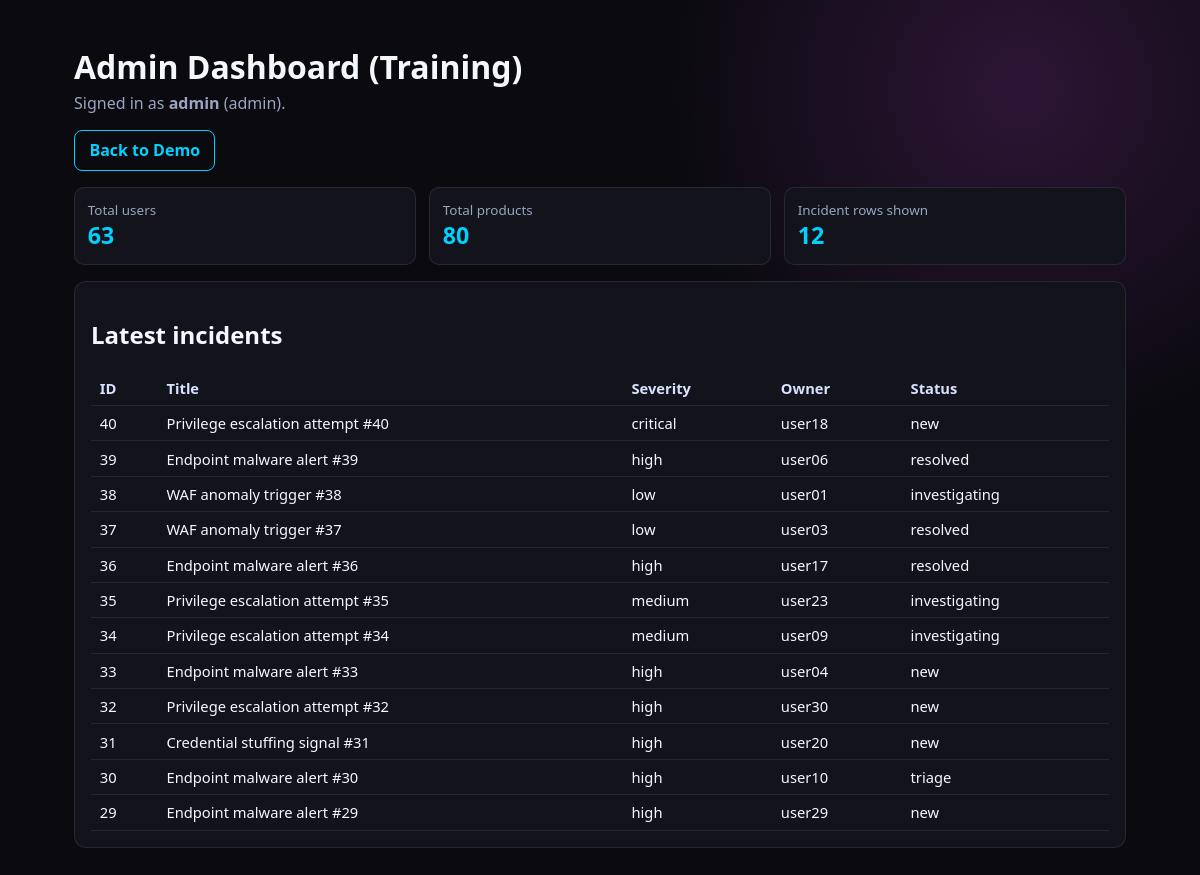
The page /admin (signed in) on the database its author committed.
### tables this page shows
CREATE TABLE incidents (
                id INTEGER PRIMARY KEY AUTOINCREMENT,
                title TEXT NOT NULL,
                severity TEXT NOT NULL,
                owner TEXT NOT NULL,
                status TEXT NOT NULL
            );

### app/app.py (the view)
@app.route("/admin")
def admin():
    current_user = session.get("user")
    if not current_user or current_user.get("role") != "admin":
        log_event("role_access_denied", {"path": "/admin", "user": current_user})
        return redirect(url_for("index"))
    with db_conn() as conn:
        users_count = conn.execute("SELECT COUNT(*) FROM users").fetchone()[0]
        products_count = conn.execute("SELECT COUNT(*) FROM products").fetchone()[0]
        incidents = conn.execute(
            "SELECT id, title, severity, owner, status FROM incidents ORDER BY id DESC LIMIT 12"
        ).fetchall()
    return render_template(
        "admin.html",
        current_user=current_user,
        users_count=users_count,
        products_count=products_count,
        incidents=incidents,
    )

### app/app.py (called while the page is built)
def db_conn() -> sqlite3.Connection:
    conn = sqlite3.connect(DB_PATH)
    conn.row_factory = sqlite3.Row
    return conn

### app/templates/admin.html (shortened to what this page needs)
<!DOCTYPE html>
<html lang="en">
<head>
    <link rel="stylesheet" href="{{ url_for('static', filename='style.css') }}">
</head>
<body>
    <main class="container">
        <header class="hero">
            <h1>Admin Dashboard (Training)</h1>
            <p>Signed in as <strong>{{ current_user.username }}</strong> ({{ current_user.role }}).</p>
            <a class="btn ghost" href="{{ url_for('index') }}">Back to Demo</a>
        </header>
        <section class="stats">
            <article class="stat-card"><span>Total users</span><strong>{{ users_count }}</strong></article>
            <article class="stat-card"><span>Total products</span><strong>{{ products_count }}</strong></article>
            <article class="stat-card"><span>Incident rows shown</span><strong>{{ incidents|length }}</strong></article>
        </section>
        <section class="card">
            <h2>Latest incidents</h2>
            <div class="table-wrap">
                <table>
                    <thead>
                        <tr><th>ID</th><th>Title</th><th>Severity</th><th>Owner</th><th>Status</th></tr>
                    </thead>
                    <tbody>
                        {% for incident in incidents %}
                        <tr>
                            <td>{{ incident.id }}</td>
                            <td>{{ incident.title }}</td>
                            <td>{{ incident.severity }}</td>
                            <td>{{ incident.owner }}</td>
                            <td>{{ incident.status }}</td>
                        </tr>
                        {% endfor %}
                    </tbody>
                </table>
            </div>
        </section>
    </main>
</body>
</html>

### app/static/style.css (style rules this page uses)
:root { --bg: #0a0a0f; --card: #13131b; --text: #f5f7ff; --muted: #9aa4c2; --cyan: #00d2ff; --magenta: #e24dff; --warn: #ff9f43; --ok: #2ed573; --border: rgba(255, 255, 255, 0.09); }
* { box-sizing: border-box; }
body { margin: 0; font-family: "Exo 2", system-ui, sans-serif; background: radial-gradient(circle at 85% 10%, rgba(226, 77, 255, 0.16), transparent 28%), var(--bg); color: var(--text); }
.container { max-width: 1100px; margin: 0 auto; padding: 1.5rem; }
.hero { margin-bottom: 1rem; }
.hero h1 { margin-bottom: 0.2rem; font-size: 2rem; }
.hero p { margin-top: 0; color: var(--muted); }
.card { background: var(--card); border: 1px solid var(--border); border-radius: 12px; padding: 1rem; margin-bottom: 1rem; }
.btn { display: inline-block; border: 0; border-radius: 8px; background: linear-gradient(135deg, var(--cyan), #1a7cff); color: #0a0a0f; font-weight: 700; text-decoration: none; padding: 0.55rem 0.9rem; cursor: pointer; }
.btn.ghost { background: transparent; border: 1px solid var(--cyan); color: var(--cyan); }
.table-wrap { overflow-x: auto; margin-top: 0.8rem; }
table { width: 100%; border-collapse: collapse; }
th, td { padding: 0.45rem 0.55rem; border-bottom: 1px solid var(--border); text-align: left; font-size: 0.92rem; }
th { color: #d8e2ff; font-weight: 700; }
.stats { display: grid; grid-template-columns: repeat(auto-fit, minmax(170px, 1fr)); gap: 0.8rem; margin-bottom: 1rem; }
.stat-card { background: var(--card); border: 1px solid var(--border); border-radius: 10px; padding: 0.8rem; }
.stat-card span { color: var(--muted); display: block; font-size: 0.84rem; }
.stat-card strong { font-size: 1.45rem; color: var(--cyan); }

### rows shown on the page
incidents: id "40", title "Privilege escalation attempt #40", severity "critical", owner "user18", status "new"
incidents: id "39", title "Endpoint malware alert #39", severity "high", owner "user06", status "resolved"
incidents: id "38", title "WAF anomaly trigger #38", severity "low", owner "user01", status "investigating"
incidents: id "37", title "WAF anomaly trigger #37", severity "low", owner "user03", status "resolved"
incidents: id "36", title "Endpoint malware alert #36", severity "high", owner "user17", status "resolved"
incidents: id "35", title "Privilege escalation attempt #35", severity "medium", owner "user23", status "investigating"
incidents: id "34", title "Privilege escalation attempt #34", severity "medium", owner "user09", status "investigating"
incidents: id "33", title "Endpoint malware alert #33", severity "high", owner "user04", status "new"
incidents: id "32", title "Privilege escalation attempt #32", severity "high", owner "user30", status "new"
incidents: id "31", title "Credential stuffing signal #31", severity "high", owner "user20", status "new"
incidents: id "30", title "Endpoint malware alert #30", severity "high", owner "user10", status "triage"
incidents: id "29", title "Endpoint malware alert #29", severity "high", owner "user29", status "new"

### other values the page prints
{{ current_user.username }} "admin"
{{ current_user.role }} "admin"
{{ users_count }} "63"
{{ products_count }} "80"
{{ incidents|length }} "12"
